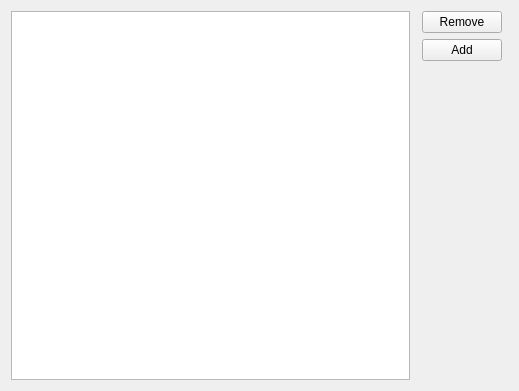
<?xml version="1.0" encoding="UTF-8"?>
<ui version="4.0">
 <class>Path_Selector</class>
 <widget class="QWidget" name="Path_Selector">
  <property name="geometry">
   <rect>
    <x>0</x>
    <y>0</y>
    <width>519</width>
    <height>391</height>
   </rect>
  </property>
  <property name="windowTitle">
   <string>Form</string>
  </property>
  <layout class="QHBoxLayout" name="horizontalLayout_2">
   <item>
    <widget class="QListWidget" name="listWidget"/>
   </item>
   <item>
    <layout class="QVBoxLayout" name="verticalLayout">
     <property name="sizeConstraint">
      <enum>QLayout::SetMinimumSize</enum>
     </property>
     <property name="leftMargin">
      <number>6</number>
     </property>
     <property name="rightMargin">
      <number>6</number>
     </property>
     <item alignment="Qt::AlignTop">
      <widget class="QPushButton" name="btn_remove">
       <property name="text">
        <string>Remove</string>
       </property>
      </widget>
     </item>
     <item>
      <widget class="QPushButton" name="btn_add">
       <property name="text">
        <string>Add</string>
       </property>
      </widget>
     </item>
     <item>
      <spacer name="verticalSpacer">
       <property name="orientation">
        <enum>Qt::Vertical</enum>
       </property>
       <property name="sizeHint" stdset="0">
        <size>
         <width>20</width>
         <height>40</height>
        </size>
       </property>
      </spacer>
     </item>
    </layout>
   </item>
  </layout>
 </widget>
 <resources/>
 <connections/>
</ui>
